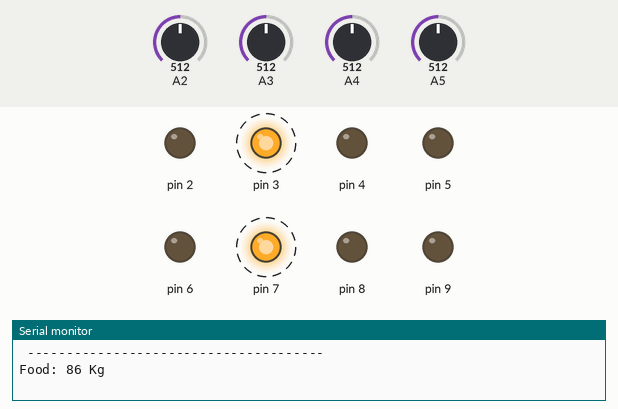
This sketch was run on a simulated Arduino Uno, built with avr-gcc and run on an emulated ATmega328P. Parts: output pins drawn as LEDs (lit = HIGH), the last lines printed to the serial monitor. Dashed ring = blinking. The test bench sets the inputs (shaded band); at power-on: A3 = 512, A4 = 512, A5 = 512, A2 = 512.

Above: at 2.0 s.
2.1 s: A3 set to 594
6.6 s: A3 set to 609
At 8.2 s:
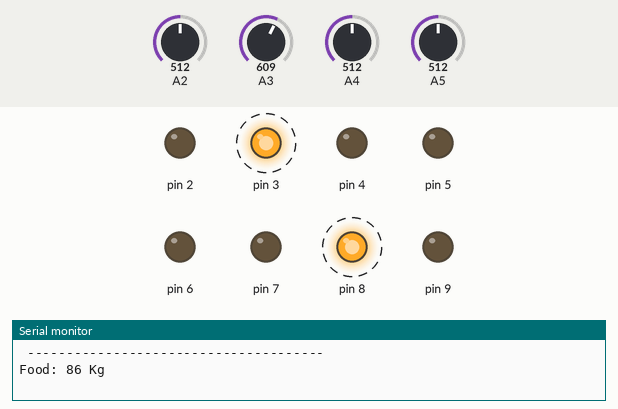
11.1 s: A4 set to 496
At 13.1 s:
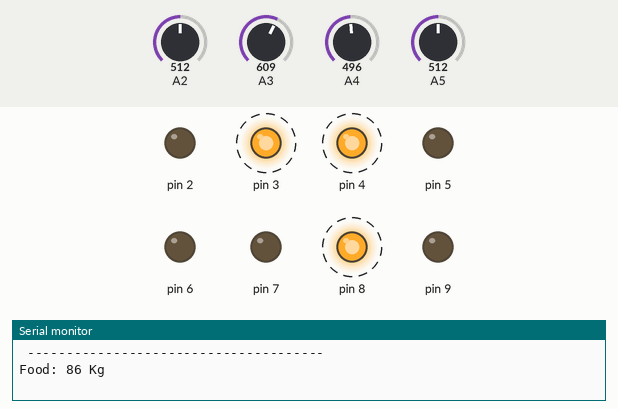
14.9 s: A5 set to 176
18.4 s: A5 set to 147
At 19.3 s:
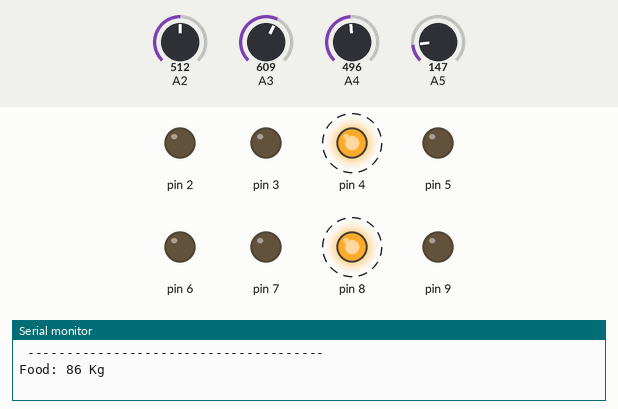
22.9 s: A2 set to 30
At 24.3 s:
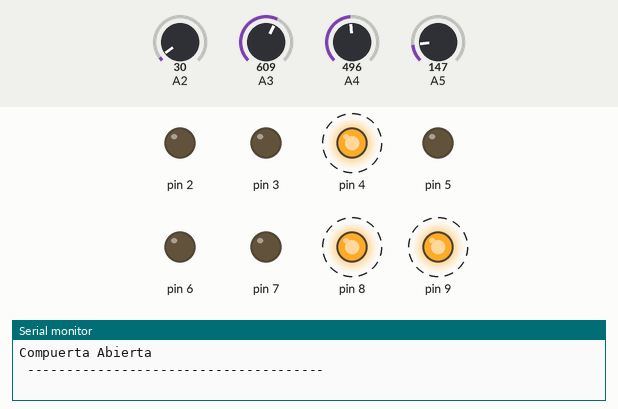
Timing chart, 0 to 27.4 s (numbered marks = the images above; inputs shaded):
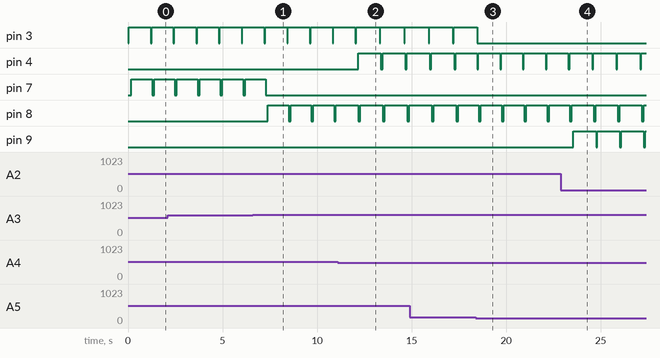

The sketch:

FarmENV-Prototype-Code.ino
```cpp
//All the declared variables
int MinTemp = 0;
int MaxTemp = 0;
int Temp = 0;
int MinHum = 0;
int MaxHum = 0;
int Hum = 0;
int AirQ = 0;
int Food = 0;

void setup(){
  pinMode(A5, INPUT);
  pinMode(A4, INPUT);
  pinMode(A3, INPUT);
  pinMode(A2, INPUT);
  Serial.begin(9600);

  pinMode(2, OUTPUT);
  pinMode(3, OUTPUT);
  pinMode(4, OUTPUT);
  pinMode(5, OUTPUT);
  pinMode(6, OUTPUT);
  pinMode(7, OUTPUT);
  pinMode(8, OUTPUT);
  pinMode(9, OUTPUT);
}

void loop(){

  MinTemp = 19;
  MaxTemp = 30;

  MinHum = 50;
  MaxHum = 70;

  Temp = map(((analogRead(A5) - 20) * 3.04), 0, 1023, -40, 125);
  Hum = analogRead(A4) / 10.23;
  AirQ = map(analogRead(A3), 300, 750, 0, 100);
  Food = analogRead(A2) / 5.9;

  //TEMPERATURE//
  Serial.print("Temperature: ");
  Serial.print(Temp);
  Serial.println(" C ");
  digitalWrite(2, LOW);
  digitalWrite(3, LOW);

  if (Temp < MinTemp) {
    Serial.println("Low Temperature...Turning on the heating");
    Serial.println(" -------------------------------------- ");
    digitalWrite(2, HIGH);
     digitalWrite(3, LOW);
  }
  if (Temp > MaxTemp) {
    Serial.println("High Temperature...Turning on the cooler");
    Serial.println(" -------------------------------------- ");
    digitalWrite(2, LOW);
    digitalWrite(3, HIGH);
  }
  //HUMIDITY//
  Serial.print("Humidity: ");
  Serial.print(Hum);
  Serial.println(" % ");
  digitalWrite(4, LOW);
  digitalWrite(5, LOW);

  if (Hum < MinHum) {
    Serial.println("Low Humidity...Turning on the air extractor");
    Serial.println(" -------------------------------------- ");
    digitalWrite(4, HIGH);
    digitalWrite(5, LOW);
  }
  if (Hum > MaxHum) {
    Serial.println("High Humidity...Turning on the humidifier");
    Serial.println(" -------------------------------------- ");
    digitalWrite(4, LOW);
    digitalWrite(5, HIGH);
  }
  //AIR QUALITY//
  Serial.print("Air Quality: ");
  Serial.print(AirQ);
  Serial.println(" % ");
  digitalWrite(6, LOW);
  digitalWrite(7, LOW);
  digitalWrite(8, LOW);

  if (AirQ < 34) {
    digitalWrite(6, HIGH);
    digitalWrite(7, LOW);
    digitalWrite(8, LOW);
  }
  if (AirQ > 33 && AirQ < 67 ) {
    Serial.println("Alert with the Air Quality...Turning on the ceiling fan");
    Serial.println(" -------------------------------------- ");
    digitalWrite(6, LOW);
    digitalWrite(7, HIGH);
    digitalWrite(8, LOW);
  }
  if (AirQ > 66 ) {
    Serial.println("Air Quality is dangerous...YOU NEED TO CHECK THE PLACE");
    Serial.println(" -------------------------------------- ");
    digitalWrite(6, LOW);
    digitalWrite(7, LOW);
    digitalWrite(8, HIGH);
  }
  //FOOD//
  Serial.print("Food: ");
  Serial.print(Food);
  Serial.println(" Kg ");
  digitalWrite(9, LOW);

  if (Food < 10){
    Serial.println("Compuerta Abierta");
    Serial.println(" -------------------------------------- ");
    digitalWrite(9, HIGH);
  }
  if (Food == 30){
    Serial.println("Compuerta Cerrada");
    Serial.println(" -------------------------------------- ");
  }
  Serial.println("  ");
  delay(1000);
}
```

Measured:
- the behaviour switches between 601 and 602 on A3 (found by bisection; images 0 and 1)
- the behaviour switches between 512 and 511 on A4 (found by bisection; images 1 and 2)
- the behaviour switches between 166 and 165 on A5 (found by bisection; images 2 and 3)
- after the input at 6.6 s, pin 7: goes on until 7.3 s, then stays LOW; pin 8: alternates HIGH for 1.1 s and LOW for 0.10 s, starting after 0.80 s
- after the input at 11.1 s, pin 4: alternates HIGH for 1.2 s and LOW for 0.09 s, starting after 1.1 s
- after the input at 18.4 s, pin 3: goes on until 18.5 s, then stays LOW
- after the input at 22.9 s, pin 9: alternates HIGH for 1.2 s and LOW for 0.06 s, starting after 0.65 s
- by itself, pin 3: alternates HIGH for 1.2 s and LOW for 0.04 s
